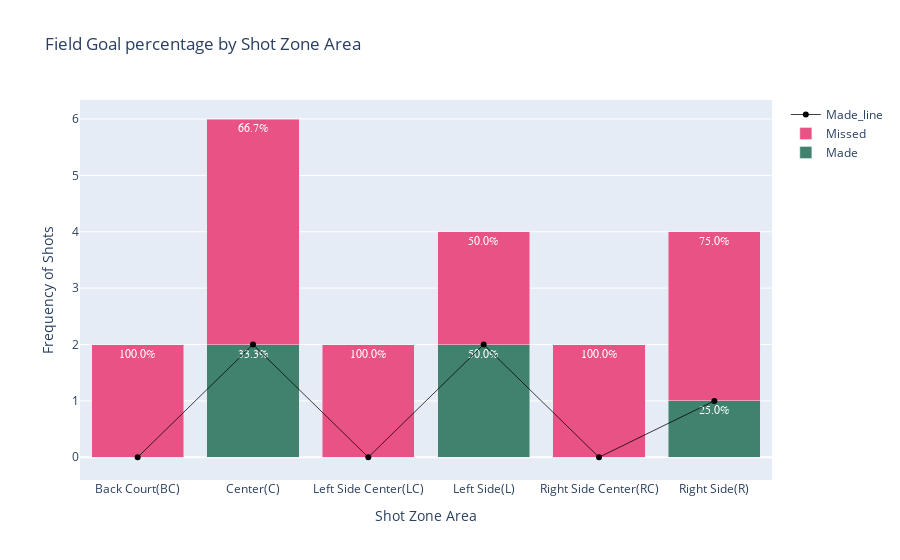

This figure's notebook cell:
### Code cell
league_copy = league_avg_2.copy()

cross_tab = pd.crosstab(league_copy['SHOT_ZONE_AREA'], league_copy['SHOT_MADE_FLAG'], margins=True)
cross_tab['FG_PCT'] = round(cross_tab[1]/cross_tab['All'],3)

main_data = cross_tab.drop(columns='All')[:-1]  
made = [str(round(data*100,1)) + '%' for data in main_data.FG_PCT]
missed = [str(round((1-data)*100,1)) + '%' for data in main_data.FG_PCT]
x = main_data.index
color_1 = dict(color='#40826d')
color_2 = dict(color='#E85285')
scatter_line = dict(color='black', width=.75)
font = dict(family='sans serif', size=12, color='white')

made_bar = go.Bar(
    text= made,
    name = 'Made',
    x = x,
    y = main_data[1],
    textfont = font,
    marker = color_1,
)

line = go.Scatter(
    x = x,
    y = main_data[1],
    line = scatter_line,
    name='Made_line'
)

missed_bar = go.Bar(
    text = missed,
    name ='Missed',
    x = x,
    y = main_data[0],
    textfont = font,
    marker = color_2,
)

fig_data = [made_bar, missed_bar, line]

fig = go.Figure(data=fig_data)

fig.update_layout(go.Layout(
    
    title = 'Field Goal percentage by Shot Zone Area',
    yaxis_title = 'Frequency of Shots',
    xaxis_title = 'Shot Zone Area',
    showlegend =True,
    barmode='stack'
))

plotly.offline.iplot(fig)

### Figure 1 — Plotly figure (JSON) as saved in the notebook; plotly's stock layout.template omitted (floating-point values rounded to 4 significant figures)
{"data": [{"marker": {"color": "#40826d"}, "name": "Made", "text": ["0.0%", "33.3%", "0.0%", "50.0%", "0.0%", "25.0%"], "textfont": {"color": "white", "family": "sans serif", "size": 12}, "type": "bar", "x": ["Back Court(BC)", "Center(C)", "Left Side Center(LC)", "Left Side(L)", "Right Side Center(RC)", "Right Side(R)"], "y": [0, 2, 0, 2, 0, 1]}, {"marker": {"color": "#E85285"}, "name": "Missed", "text": ["100.0%", "66.7%", "100.0%", "50.0%", "100.0%", "75.0%"], "textfont": {"color": "white", "family": "sans serif", "size": 12}, "type": "bar", "x": ["Back Court(BC)", "Center(C)", "Left Side Center(LC)", "Left Side(L)", "Right Side Center(RC)", "Right Side(R)"], "y": [2, 4, 2, 2, 2, 3]}, {"line": {"color": "black", "width": 0.75}, "name": "Made_line", "type": "scatter", "x": ["Back Court(BC)", "Center(C)", "Left Side Center(LC)", "Left Side(L)", "Right Side Center(RC)", "Right Side(R)"], "y": [0, 2, 0, 2, 0, 1]}], "layout": {"barmode": "stack", "showlegend": true, "title": {"text": "Field Goal percentage by Shot Zone Area"}, "xaxis": {"title": {"text": "Shot Zone Area"}}, "yaxis": {"title": {"text": "Frequency of Shots"}}}}
